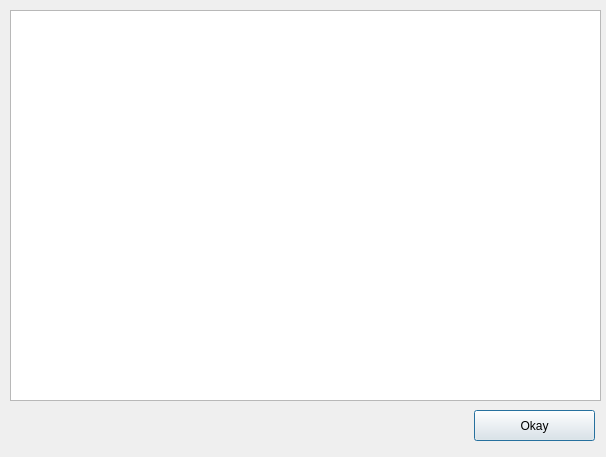
<?xml version="1.0" encoding="UTF-8"?>
<ui version="4.0">
 <class>Dialog</class>
 <widget class="QDialog" name="Dialog">
  <property name="geometry">
   <rect>
    <x>0</x>
    <y>0</y>
    <width>606</width>
    <height>457</height>
   </rect>
  </property>
  <property name="windowTitle">
   <string>Dialog</string>
  </property>
  <widget class="QTableWidget" name="tableWidget">
   <property name="geometry">
    <rect>
     <x>10</x>
     <y>10</y>
     <width>591</width>
     <height>391</height>
    </rect>
   </property>
  </widget>
  <widget class="QPushButton" name="pushButton">
   <property name="geometry">
    <rect>
     <x>474</x>
     <y>410</y>
     <width>121</width>
     <height>31</height>
    </rect>
   </property>
   <property name="text">
    <string>Okay</string>
   </property>
  </widget>
 </widget>
 <resources/>
 <connections/>
</ui>
